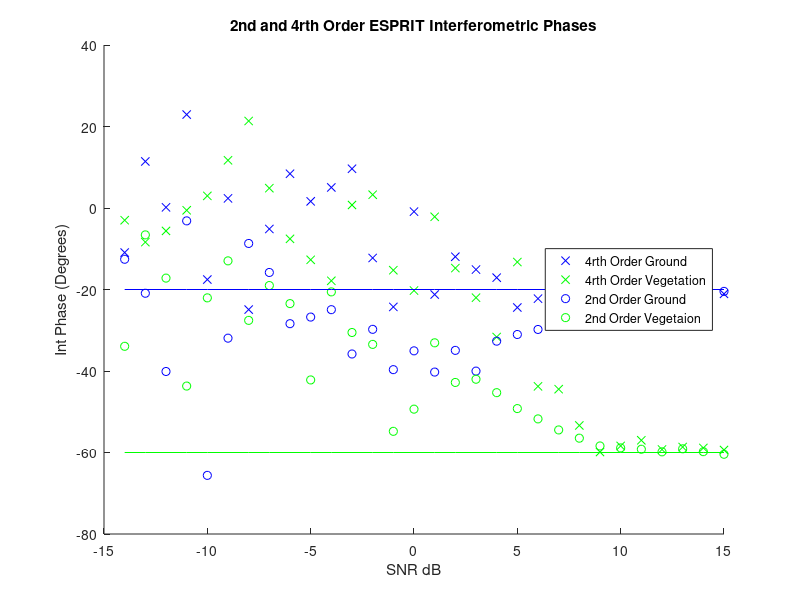
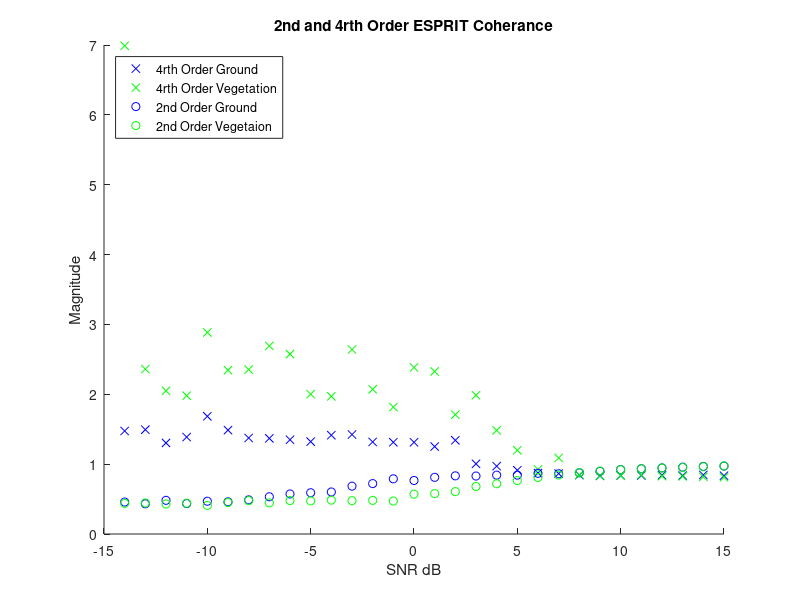

Write MATLAB code to recreate these figures, in order.
function AppliedCumulant_Robust_SIM
%% Afric_Sim_test_ESPRIT
clc;clear;
%% Initializations
alpha = 1; %ground weighting factor
beta = 1;   %veg weighting factor

Pol_ground = [1;1;0]./sqrt(2);
Pol_vegitation = [1;1;1]./sqrt(3);

eye_2 = 0;
G_O = 20;
ground_offset = G_O*pi/180; % ground interferomitry offset
V_O = 60;
vegitation_offset = V_O*pi/180;    % veg interferomitry offset

Averaged_samples = 20;
Window_optimal = 81;    %size of window
SNR_samples = 30;

ground_angle_4 = zeros(SNR_samples,1);
ground_angle_2 = zeros(SNR_samples,1);

vegitation_angle_4 = zeros(SNR_samples,1);
vegitation_angle_2 = zeros(SNR_samples,1);

ground_abs_4 = zeros(SNR_samples,1);
ground_abs_2 = zeros(SNR_samples,1);

vegitation_abs_4 = zeros(SNR_samples,1);
vegitation_abs_2 = zeros(SNR_samples,1);

SNR = zeros(1,SNR_samples);
%% Matrix Construction
for SNR_sample = fliplr(1:SNR_samples);
    
    SNR(SNR_sample)=SNR_sample-15;
    Noise = (10^(-SNR(SNR_sample)/20))/sqrt(3);
    
    for unusedvariable = 1:Averaged_samples
        
        %% Matrix Construction
        
        g =  Pol_ground*exp(1i*2*pi*rand(1,Window_optimal));
        v =  Pol_vegitation*exp(1i*2*pi*rand(1,Window_optimal));
        
        s1 = alpha*g + beta*v;
        s2 = alpha*exp(1i*ground_offset)*g + beta*exp(1i*vegitation_offset)*v;
        
        s1_Noise = s1 + Noise*sqrt(-2*log(1-rand(3,Window_optimal))).*exp(1i*2*pi*rand(3,Window_optimal));
        s2_Noise = s2 + Noise*sqrt(-2*log(1-rand(3,Window_optimal))).*exp(1i*2*pi*rand(3,Window_optimal));
        
        %% Second Order Stats
        
        S1_2 = [s1_Noise(1,:)
            s1_Noise(2,:)
            s1_Noise(3,:)];
        
        S2_2 = [s2_Noise(1,:)
            s2_Noise(2,:)
            s2_Noise(3,:)];
        
        R1_2 = S1_2*S1_2'/Window_optimal;
        R2_2 = S1_2*S2_2'/Window_optimal;
        
        [eigenvec_2,eigenval_2] =eig((pinv(R1_2 + eye_2*eye(3)))...
            *R2_2,'nobalance');
        
        [~,srt_2]=sort(abs(diag(eigenval_2)),'descend');
        
        Leig_copol = (abs(eigenval_2(srt_2(1),srt_2(1)))^2)....
            *abs(eigenvec_2(1,srt_2(1)))^2....
            + abs(eigenvec_2(2,srt_2(1)))^2;
        
        SLeig_copol = (abs(eigenval_2(srt_2(1),srt_2(1)))^2)....
            *abs(eigenvec_2(1,srt_2(2)))^2....
            + abs(eigenvec_2(2,srt_2(2)))^2;
        
        if (Leig_copol >= SLeig_copol)
            
            ground_angle_2(SNR_sample,1) = ground_angle_2(SNR_sample,1)....
                + angle(eigenval_2(srt_2(1),srt_2(1)))/Averaged_samples;
            
            vegitation_angle_2(SNR_sample,1) = vegitation_angle_2(SNR_sample,1)....
                + angle(eigenval_2(srt_2(2),srt_2(2)))/Averaged_samples;
            
            ground_abs_2(SNR_sample,1) = ground_abs_2(SNR_sample,1)....
                + sqrt(abs(eigenval_2(srt_2(1),srt_2(1))))/Averaged_samples;
            
            vegitation_abs_2(SNR_sample,1) = vegitation_abs_2(SNR_sample,1)....
                + sqrt(abs(eigenval_2(srt_2(2),srt_2(2))))/Averaged_samples;
        else
            
            ground_angle_2(SNR_sample,1) = ground_angle_2(SNR_sample,1)....
                + angle(eigenval_2(srt_2(2),srt_2(2)))/Averaged_samples;
            
            vegitation_angle_2(SNR_sample,1) = vegitation_angle_2(SNR_sample,1)....
                + angle(eigenval_2(srt_2(1),srt_2(1)))/Averaged_samples;
            
            ground_abs_2(SNR_sample,1) = ground_abs_2(SNR_sample,1)....
                + sqrt(abs(eigenval_2(srt_2(2),srt_2(2))))/Averaged_samples;
            
            vegitation_abs_2(SNR_sample,1) = vegitation_abs_2(SNR_sample,1)....
                + sqrt(abs(eigenval_2(srt_2(1),srt_2(1))))/Averaged_samples;
        end
        
        %% Fourth Order Statistics
        clc;
        [ Cumulant_11, Cumulant_12] = Cumulant( s1_Noise ,s2_Noise,Window_optimal );
        
        [~,eigenvalCov11_4] = eig(Cumulant_11,'nobalance');
                
        eye_4 = mean(diag(eigenvalCov11_4))/max(abs(diag(eigenvalCov11_4)))^2;
        
        [eigenvec_4,eigenval_4] = eig((pinv(Cumulant_11 + eye_4*eye(6)))...
            *Cumulant_12,'nobalance');
        
        [~,srt_4] = sort(abs(diag(eigenval_4)),'descend');
        
        LeigTemp  = (abs(eigenval_4(srt_4(1),srt_4(1))))^2....
            *(abs(eigenvec_4(3,srt_4(1)))^2....
            + abs(eigenvec_4(5,srt_4(1)))^2....
            + abs(eigenvec_4(6,srt_4(1)))^2);
        
        SLeigTemp = (abs(eigenval_4(srt_4(2),srt_4(2))))^2....
            *(abs(eigenvec_4(3,srt_4(2)))^2....
            + abs(eigenvec_4(5,srt_4(2)))^2....
            + abs(eigenvec_4(6,srt_4(2)))^2);
        
        if LeigTemp >= SLeigTemp
            vegitation_angle_4(SNR_sample,1) = vegitation_angle_4(SNR_sample,1)....
                + 0.5*angle(eigenval_4(srt_4(1),srt_4(1)))/Averaged_samples;
            
            ground_angle_4(SNR_sample,1) = ground_angle_4(SNR_sample,1)....
                + 0.5*angle(eigenval_4(srt_4(2),srt_4(2)))/Averaged_samples;
            
            vegitation_abs_4(SNR_sample,1) = vegitation_abs_4(SNR_sample,1)....
                + sqrt(abs(eigenval_4(srt_4(1),srt_4(1))))/Averaged_samples;
            
            ground_abs_4(SNR_sample,1) = ground_abs_4(SNR_sample,1)....
                + sqrt(abs(eigenval_4(srt_4(2),srt_4(2))))/Averaged_samples;
            
        else
            
            vegitation_angle_4(SNR_sample,1) = vegitation_angle_4(SNR_sample,1)....
                + 0.5*angle(eigenval_4(srt_4(2),srt_4(2)))/Averaged_samples;
            
            ground_angle_4(SNR_sample,1) = ground_angle_4(SNR_sample,1)....
                + 0.5*angle(eigenval_4(srt_4(1),srt_4(1)))/Averaged_samples;
            
            vegitation_abs_4(SNR_sample,1) = vegitation_abs_4(SNR_sample,1)....
                + sqrt(abs(eigenval_4(srt_4(2),srt_4(2))))/Averaged_samples;
            
            ground_abs_4(SNR_sample,1) = ground_abs_4(SNR_sample,1)....
                + sqrt(abs(eigenval_4(srt_4(1),srt_4(1))))/Averaged_samples;
        end
    end
end
%% Plotting Results
figure(2);
title('2nd and 4rth Order ESPRIT Interferometric Phases');
xlabel('SNR dB');ylabel('Int Phase (Degrees)');
hold on;
plot(SNR,(ground_angle_4)*180/pi,'bx');
plot(SNR,(vegitation_angle_4)*180/pi,'gx');
plot(SNR,(ground_angle_2)*180/pi,'bo');
plot(SNR,(vegitation_angle_2)*180/pi,'go');
plot(SNR,-V_O*ones(1,SNR_samples),'g');
plot(SNR,-G_O*ones(1,SNR_samples),'b');
% axis([-10,20,-V_O-5,-G_O+5])
legend('4rth Order Ground','4rth Order Vegetation','2nd Order Ground','2nd Order Vegetaion','Location','east')
hold off
%
figure(3);
title('2nd and 4rth Order ESPRIT Coherance');
xlabel('SNR dB');ylabel('Magnitude');
hold on;
plot(SNR,ground_abs_4,'bx');
plot(SNR,vegitation_abs_4,'gx');
plot(SNR,ground_abs_2,'bo');
plot(SNR,vegitation_abs_2,'go');
% axis([-10,20,0,2])
legend('4rth Order Ground','4rth Order Vegetation','2nd Order Ground','2nd Order Vegetaion','Location','northwest')
hold off
end
%% Cumulant
function [ Cumulant_11,Cumulant_12] = Cumulant( s1_Noise,s2_Noise ,Window_optimal)
        %% Forming the Six Arrays
        S1_2 = [s1_Noise(1,:)
            s1_Noise(2,:)
            s1_Noise(3,:)];
        
        S2_2 = [s2_Noise(1,:)
            s2_Noise(2,:)
            s2_Noise(3,:)];
        
        R11_2 = S1_2*S1_2.'/Window_optimal;
        E_h1_h1 = R11_2(1,1);
        E_h1_v1 = R11_2(1,2);
        E_h1_x1 = R11_2(1,3);
        E_v1_v1 = R11_2(2,2);
        E_v1_x1 = R11_2(2,3);
        E_x1_x1 = R11_2(3,3);
        
        R11c_2 = S1_2*S1_2'/Window_optimal;
        E_h1_h1c = R11c_2(1,1);
        E_h1_v1c = R11c_2(1,2);
        E_h1_x1c = R11c_2(1,3);
        E_v1_h1c = R11c_2(2,1);
        E_v1_v1c = R11c_2(2,2);
        E_v1_x1c = R11c_2(2,3);
        E_x1_h1c = R11c_2(3,1);
        E_x1_v1c = R11c_2(3,2);
        E_x1_x1c = R11c_2(3,3);
        
        R12c_2 = S1_2*S2_2'/Window_optimal;
        E_h1_h2c = R12c_2(1,1);
        E_h1_v2c = R12c_2(1,2);
        E_h1_x2c = R12c_2(1,3);
        E_v1_h2c = R12c_2(2,1);
        E_v1_v2c = R12c_2(2,2);
        E_v1_x2c = R12c_2(2,3);
        E_x1_h2c = R12c_2(3,1);
        E_x1_v2c = R12c_2(3,2);
        E_x1_x2c = R12c_2(3,3);
        
        R22_2 = S2_2*S2_2.'/Window_optimal;
        E_h2_h2 = R22_2(1,1);
        E_h2_v2 = R22_2(1,2);
        E_h2_x2 = R22_2(1,3);
        E_v2_v2 = R22_2(2,2);
        E_v2_x2 = R22_2(2,3);
        E_x2_x2 = R22_2(3,3);
        
        S1_4 = [s1_Noise(1,:).*s1_Noise(1,:)
            s1_Noise(2,:).*s1_Noise(2,:)
            s1_Noise(3,:).*s1_Noise(3,:)
            s1_Noise(1,:).*s1_Noise(2,:)
            s1_Noise(1,:).*s1_Noise(3,:)
            s1_Noise(2,:).*s1_Noise(3,:)];
        
        S2_4 = [s2_Noise(1,:).*s2_Noise(1,:)
            s2_Noise(2,:).*s2_Noise(2,:)
            s2_Noise(3,:).*s2_Noise(3,:)
            s2_Noise(1,:).*s2_Noise(2,:)
            s2_Noise(1,:).*s2_Noise(3,:)
            s2_Noise(2,:).*s2_Noise(3,:)];
        
        R11_4 = S1_4*S1_4'/Window_optimal;
        R12_4 = S1_4*S2_4'/Window_optimal;

        %% Forming Cumulant One Matrix
        %% HH
        Cumulant_11(1,1) = R11_4(1,1) - E_h1_h1*conj(E_h1_h1)...
            - E_h1_h1c*E_h1_h1c ...
            - E_h1_h1c*E_h1_h1c;
        
        Cumulant_11(1,2) = R11_4(1,2) - E_h1_h1*conj(E_v1_v1)...
            - E_h1_v1c*E_h1_v1c...
            - E_h1_v1c*E_h1_v1c;
        
        Cumulant_11(1,3) = R11_4(1,3) - E_h1_h1*conj(E_x1_x1)...
            - E_h1_x1c*E_h1_x1c...
            - E_h1_x1c*E_h1_x1c;
        
        Cumulant_11(1,4) = R11_4(1,4) - E_h1_h1*conj(E_h1_v1)...
            - E_h1_h1c*E_h1_v1c...
            - E_h1_v1c*E_h1_h1c;
        
        Cumulant_11(1,5) = R11_4(1,5) - E_h1_h1*conj(E_h1_x1)...
            - E_h1_h1c*E_h1_x1c...
            - E_h1_x1c*E_h1_h1c;
        
        Cumulant_11(1,6) = R11_4(1,6) - E_h1_h1*conj(E_v1_x1)...
            - E_h1_v1c*E_h1_x1c...
            - E_h1_x1c*E_h1_v1c;
        %% VV
        Cumulant_11(2,1) = R11_4(2,1) - E_v1_v1*conj(E_h1_h1)...
            - E_v1_h1c*E_v1_h1c...
            - E_v1_h1c*E_v1_h1c;
        
        Cumulant_11(2,2) = R11_4(2,2) - E_v1_v1*conj(E_v1_v1)...
            - E_v1_v1c*E_v1_v1c...
            - E_v1_v1c*E_v1_v1c;
        
        Cumulant_11(2,3) = R11_4(2,3) - E_v1_v1*conj(E_x1_x1)...
            - E_v1_x1c*E_v1_x1c...
            - E_v1_x1c*E_v1_x1c;
        
        Cumulant_11(2,4) = R11_4(2,4) - E_v1_v1*conj(E_h1_v1)...
            - E_v1_h1c*E_v1_v1c...
            - E_v1_v1c*E_v1_h1c;
        
        Cumulant_11(2,5) = R11_4(2,5) - E_v1_v1*conj(E_h1_x1)...
            - E_v1_h1c*E_v1_x1c...
            - E_v1_x1c*E_v1_h1c;
        
        Cumulant_11(2,6) = R11_4(2,6) - E_v1_v1*conj(E_v1_x1)...
            - E_v1_v1c*E_v1_x1c...
            - E_v1_x1c*E_v1_v1c;
        %% XX
        
        Cumulant_11(3,1) = R11_4(3,1) - E_x1_x1*conj(E_h1_h1)...
            - E_x1_h1c*E_x1_h1c...
            - E_x1_h1c*E_x1_h1c;
        
        Cumulant_11(3,2) = R11_4(3,2) - E_x1_x1*conj(E_v1_v1)...
            - E_x1_v1c*E_x1_v1c...
            - E_x1_v1c*E_x1_v1c;
        
        Cumulant_11(3,3) = R11_4(3,3) - E_x1_x1*conj(E_x1_x1)...
            - E_x1_x1c*E_x1_x1c...
            - E_x1_x1c*E_x1_x1c;
        
        Cumulant_11(3,4) = R11_4(3,4) - E_x1_x1*conj(E_h1_v1)...
            - E_x1_h1c*E_x1_v1c...
            - E_x1_v1c*E_x1_h1c;
        
        Cumulant_11(3,5) = R11_4(3,5) - E_x1_x1*conj(E_h1_x1)...
            - E_x1_h1c*E_x1_x1c...
            - E_x1_x1c*E_x1_h1c;
        
        Cumulant_11(3,6) = R11_4(3,6) - E_x1_x1*conj(E_v1_x1)...
            - E_x1_v1c*E_x1_x1c...
            - E_x1_x1c*E_x1_v1c;
        %% HV
        Cumulant_11(4,1) = R11_4(4,1) - E_h1_v1*conj(E_h1_h1)...
            - E_h1_h1c*E_v1_h1c...
            - E_h1_h1c*E_v1_h1c;
        
        Cumulant_11(4,2) = R11_4(4,2) - E_h1_v1*conj(E_v1_v1)...
            - E_h1_v1c*E_v1_v1c...
            - E_h1_v1c*E_v1_v1c;
        
        Cumulant_11(4,3) = R11_4(4,3) - E_h1_v1*conj(E_x1_x1)...
            - E_h1_x1c*E_v1_x1c...
            - E_h1_x1c*E_v1_x1c;
        
        Cumulant_11(4,4) = R11_4(4,4) - E_h1_v1*conj(E_h1_v1)...
            - E_h1_h1c*E_v1_v1c...
            - E_h1_v1c*E_v1_h1c;
        
        Cumulant_11(4,5) = R11_4(4,5) - E_h1_v1*conj(E_h1_x1)...
            - E_h1_h1c*E_v1_x1c...
            - E_h1_x1c*E_v1_h1c;
        
        Cumulant_11(4,6) = R11_4(4,6) - E_h1_v1*conj(E_v1_x1)...
            - E_h1_v1c*E_v1_x1c...
            - E_h1_x1c*E_v1_v1c;
        %% HX
        Cumulant_11(5,1) = R11_4(5,1) - E_h1_x1*conj(E_h1_h1)...
            - E_h1_h1c*E_x1_h1c...
            - E_h1_h1c*E_x1_h1c;
        
        Cumulant_11(5,2) = R11_4(5,2) - E_h1_x1*conj(E_v1_v1)...
            - E_h1_v1c*E_x1_v1c...
            - E_h1_v1c*E_x1_v1c;
        
        Cumulant_11(5,3) = R11_4(5,3) - E_h1_x1*conj(E_x1_x1)...
            - E_h1_x1c*E_x1_x1c...
            - E_h1_x1c*E_x1_x1c;
        
        Cumulant_11(5,4) = R11_4(5,4) - E_h1_x1*conj(E_h1_v1)...
            - E_h1_h1c*E_x1_v1c...
            - E_h1_v1c*E_x1_h1c;
        
        Cumulant_11(5,5) = R11_4(5,5) - E_h1_x1*conj(E_h1_x1)...
            - E_h1_h1c*E_x1_x1c...
            - E_h1_x1c*E_x1_h1c;
        
        Cumulant_11(5,6) = R11_4(5,6) - E_h1_x1*conj(E_v1_x1)...
            - E_h1_v1c*E_x1_x1c...
            - E_h1_x1c*E_x1_v1c;
        %%VX
        Cumulant_11(6,1) = R11_4(6,1) - E_v1_x1*conj(E_h1_h1)...
            - E_v1_h1c*E_x1_h1c...
            - E_v1_h1c*E_x1_h1c;
        
        Cumulant_11(6,2) = R11_4(6,2) - E_v1_x1*conj(E_v1_v1)...
            - E_v1_v1c*E_x1_v1c...
            - E_v1_v1c*E_x1_v1c;
        
        Cumulant_11(6,3) = R11_4(6,3) - E_v1_x1*conj(E_x1_x1)...
            - E_v1_x1c*E_x1_x1c...
            - E_v1_x1c*E_x1_x1c;
        
        Cumulant_11(6,4) = R11_4(6,4) - E_v1_x1*conj(E_h1_v1)...
            - E_v1_h1c*E_x1_v1c...
            - E_v1_v1c*E_x1_h1c;
        
        Cumulant_11(6,5) = R11_4(6,5) - E_v1_x1*conj(E_h1_x1)...
            - E_v1_h1c*E_x1_x1c...
            - E_v1_x1c*E_x1_h1c;
        
        Cumulant_11(6,6) = R11_4(6,6) - E_v1_x1*conj(E_v1_x1)...
            - E_v1_v1c*E_x1_x1c...
            - E_v1_x1c*E_x1_v1c;
        
        %% Forming Cumulant Two Matrix
        %% HH
        Cumulant_12(1,1) = R12_4(1,1) - E_h1_h1*conj(E_h2_h2)...
            - E_h1_h2c*E_h1_h2c...
            - E_h1_h2c*E_h1_h2c;
        
        Cumulant_12(1,2) = R12_4(1,2) - E_h1_h1*conj(E_v2_v2)...
            - E_h1_v2c*E_h1_v2c...
            - E_h1_v2c*E_h1_v2c;
        
        Cumulant_12(1,3) = R12_4(1,3) - E_h1_h1*conj(E_x2_x2)...
            - E_h1_x2c*E_h1_x2c...
            - E_h1_x2c*E_h1_x2c;
        
        Cumulant_12(1,4) = R12_4(1,4) - E_h1_h1*conj(E_h2_v2)...
            - E_h1_h2c*E_h1_v2c...
            - E_h1_v2c*E_h1_h2c;
        
        
        Cumulant_12(1,5) = R12_4(1,5) - E_h1_h1*conj(E_h2_x2)...
            - E_h1_h2c*E_h1_x2c...
            - E_h1_x2c*E_h1_h2c;
        
        Cumulant_12(1,6) = R12_4(1,6) - E_h1_h1*conj(E_v2_x2)...
            - E_h1_v2c*E_h1_x2c...
            - E_h1_x2c*E_h1_v2c;
        %% VV
        Cumulant_12(2,1) = R12_4(2,1) - E_v1_v1*conj(E_h2_h2)...
            - E_v1_h2c*E_v1_h2c...
            - E_v1_h2c*E_v1_h2c;
        
        Cumulant_12(2,2) = R12_4(2,2) - E_v1_v1*conj(E_v2_v2)...
            - E_v1_v2c*E_v1_v2c...
            - E_v1_v2c*E_v1_v2c;
        
        Cumulant_12(2,3) = R12_4(2,3) - E_v1_v1*conj(E_x2_x2)...
            - E_v1_x2c*E_v1_x2c...
            - E_v1_x2c*E_v1_x2c;
        
        Cumulant_12(2,4) = R12_4(2,4) - E_v1_v1*conj(E_h2_v2)...
            - E_v1_h2c*E_v1_v2c...
            - E_v1_v2c*E_v1_h2c;
        
        Cumulant_12(2,5) = R12_4(2,5) - E_v1_v1*conj(E_h2_x2)...
            - E_v1_h2c*E_v1_x2c...
            - E_v1_x2c*E_v1_h2c;
        
        Cumulant_12(2,6) = R12_4(2,6) - E_v1_v1*conj(E_v2_x2)...
            - E_v1_v2c*E_v1_x2c...
            - E_v1_x2c*E_v1_v2c;
        %% XX
        Cumulant_12(3,1) = R12_4(3,1) - E_x1_x1*conj(E_h2_h2)...
            - E_x1_h2c*E_x1_h2c...
            - E_x1_h2c*E_x1_h2c;
        
        Cumulant_12(3,2) = R12_4(3,2) - E_x1_x1*conj(E_v2_v2)...
            - E_x1_v2c*E_x1_v2c...
            - E_x1_v2c*E_x1_v2c;
        
        Cumulant_12(3,3) = R12_4(3,3) - E_x1_x1*conj(E_x2_x2)...
            - E_x1_x2c*E_x1_x2c...
            - E_x1_x2c*E_x1_x2c;
        
        Cumulant_12(3,4) = R12_4(3,4) - E_x1_x1*conj(E_h2_v2)...
            - E_x1_h2c*E_x1_v2c...
            - E_x1_v2c*E_x1_h2c;
        
        Cumulant_12(3,5) = R12_4(3,5) - E_x1_x1*conj(E_h2_x2)...
            - E_x1_h2c*E_x1_x2c...
            - E_x1_x2c*E_x1_h2c;
        
        Cumulant_12(3,6) = R12_4(3,6) - E_x1_x1*conj(E_v2_x2)...
            - E_x1_v2c*E_x1_x2c...
            - E_x1_x2c*E_x1_v2c;
        %% HV
        
        Cumulant_12(4,1) = R12_4(4,1) - E_h1_v1*conj(E_h2_h2)...
            - E_h1_h2c*E_v1_h2c...
            - E_h1_h2c*E_v1_h2c;
        
        Cumulant_12(4,2) = R12_4(4,2) - E_h1_v1*conj(E_v2_v2)...
            - E_h1_v2c*E_v1_v2c...
            - E_h1_v2c*E_v1_v2c;
        
        Cumulant_12(4,3) = R12_4(4,3) - E_h1_v1*conj(E_x2_x2)...
            - E_h1_x2c*E_v1_x2c...
            - E_h1_x2c*E_v1_x2c;
        
        Cumulant_12(4,4) = R12_4(4,4) - E_h1_v1*conj(E_h2_v2)...
            - E_h1_h2c*E_v1_v2c...
            - E_h1_v2c*E_v1_h2c;
        
        Cumulant_12(4,5) = R12_4(4,5) - E_h1_v1*conj(E_h2_x2)...
            - E_h1_h2c*E_v1_x2c...
            - E_h1_x2c*E_v1_h2c;
        
        Cumulant_12(4,6) = R12_4(4,6) - E_h1_v1*conj(E_v2_x2)...
            - E_h1_v2c*E_v1_x2c...
            - E_h1_x2c*E_v1_v2c;
        %% HX
        Cumulant_12(5,1) = R12_4(5,1) - E_h1_x1*conj(E_h2_h2)...
            - E_h1_h2c*E_x1_h2c...
            - E_h1_h2c*E_x1_h2c;
        
        Cumulant_12(5,2) = R12_4(5,2) - E_h1_x1*conj(E_v2_v2)...
            - E_h1_v2c*E_x1_v2c...
            - E_h1_v2c*E_x1_v2c;
        
        Cumulant_12(5,3) = R12_4(5,3) - E_h1_x1*conj(E_x2_x2)...
            - E_h1_x2c*E_x1_x2c...
            - E_h1_x2c*E_x1_x2c;
        
        Cumulant_12(5,4) = R12_4(5,4) - E_h1_x1*conj(E_h2_v2)...
            - E_h1_h2c*E_x1_v2c...
            - E_h1_v2c*E_x1_h2c;
        
        Cumulant_12(5,5) = R12_4(5,5) - E_h1_x1*conj(E_h2_x2)...
            - E_h1_h2c*E_x1_x2c...
            - E_h1_x2c*E_x1_h2c;
        
        Cumulant_12(5,6) = R12_4(5,6) - E_h1_x1*conj(E_v2_x2)...
            - E_h1_v2c*E_x1_x2c...
            - E_h1_x2c*E_x1_v2c;
        % VX
        
        Cumulant_12(6,1) = R12_4(6,1) - E_v1_x1*conj(E_h2_h2)...
            - E_v1_h2c*E_x1_h2c...
            - E_v1_h2c*E_x1_h2c;
        
        Cumulant_12(6,2) = R12_4(6,2) - E_v1_x1*conj(E_v2_v2)...
            - E_v1_v2c*E_x1_v2c...
            - E_v1_v2c*E_x1_v2c;
        
        Cumulant_12(6,3) = R12_4(6,3) - E_v1_x1*conj(E_x2_x2)...
            - E_v1_x2c*E_x1_x2c...
            - E_v1_x2c*E_x1_x2c;
        
        Cumulant_12(6,4) = R12_4(6,4) - E_v1_x1*conj(E_h2_v2)...
            - E_v1_h2c*E_x1_v2c...
            - E_v1_v2c*E_x1_h2c;
        
        Cumulant_12(6,5) = R12_4(6,5) - E_v1_x1*conj(E_h2_x2)...
            - E_v1_h2c*E_x1_x2c...
            - E_v1_x2c*E_x1_h2c;
        
        Cumulant_12(6,6) = R12_4(6,6) - E_v1_x1*conj(E_v2_x2)...
            - E_v1_v2c*E_x1_x2c...
            - E_v1_x2c*E_x1_v2c;

 
end
